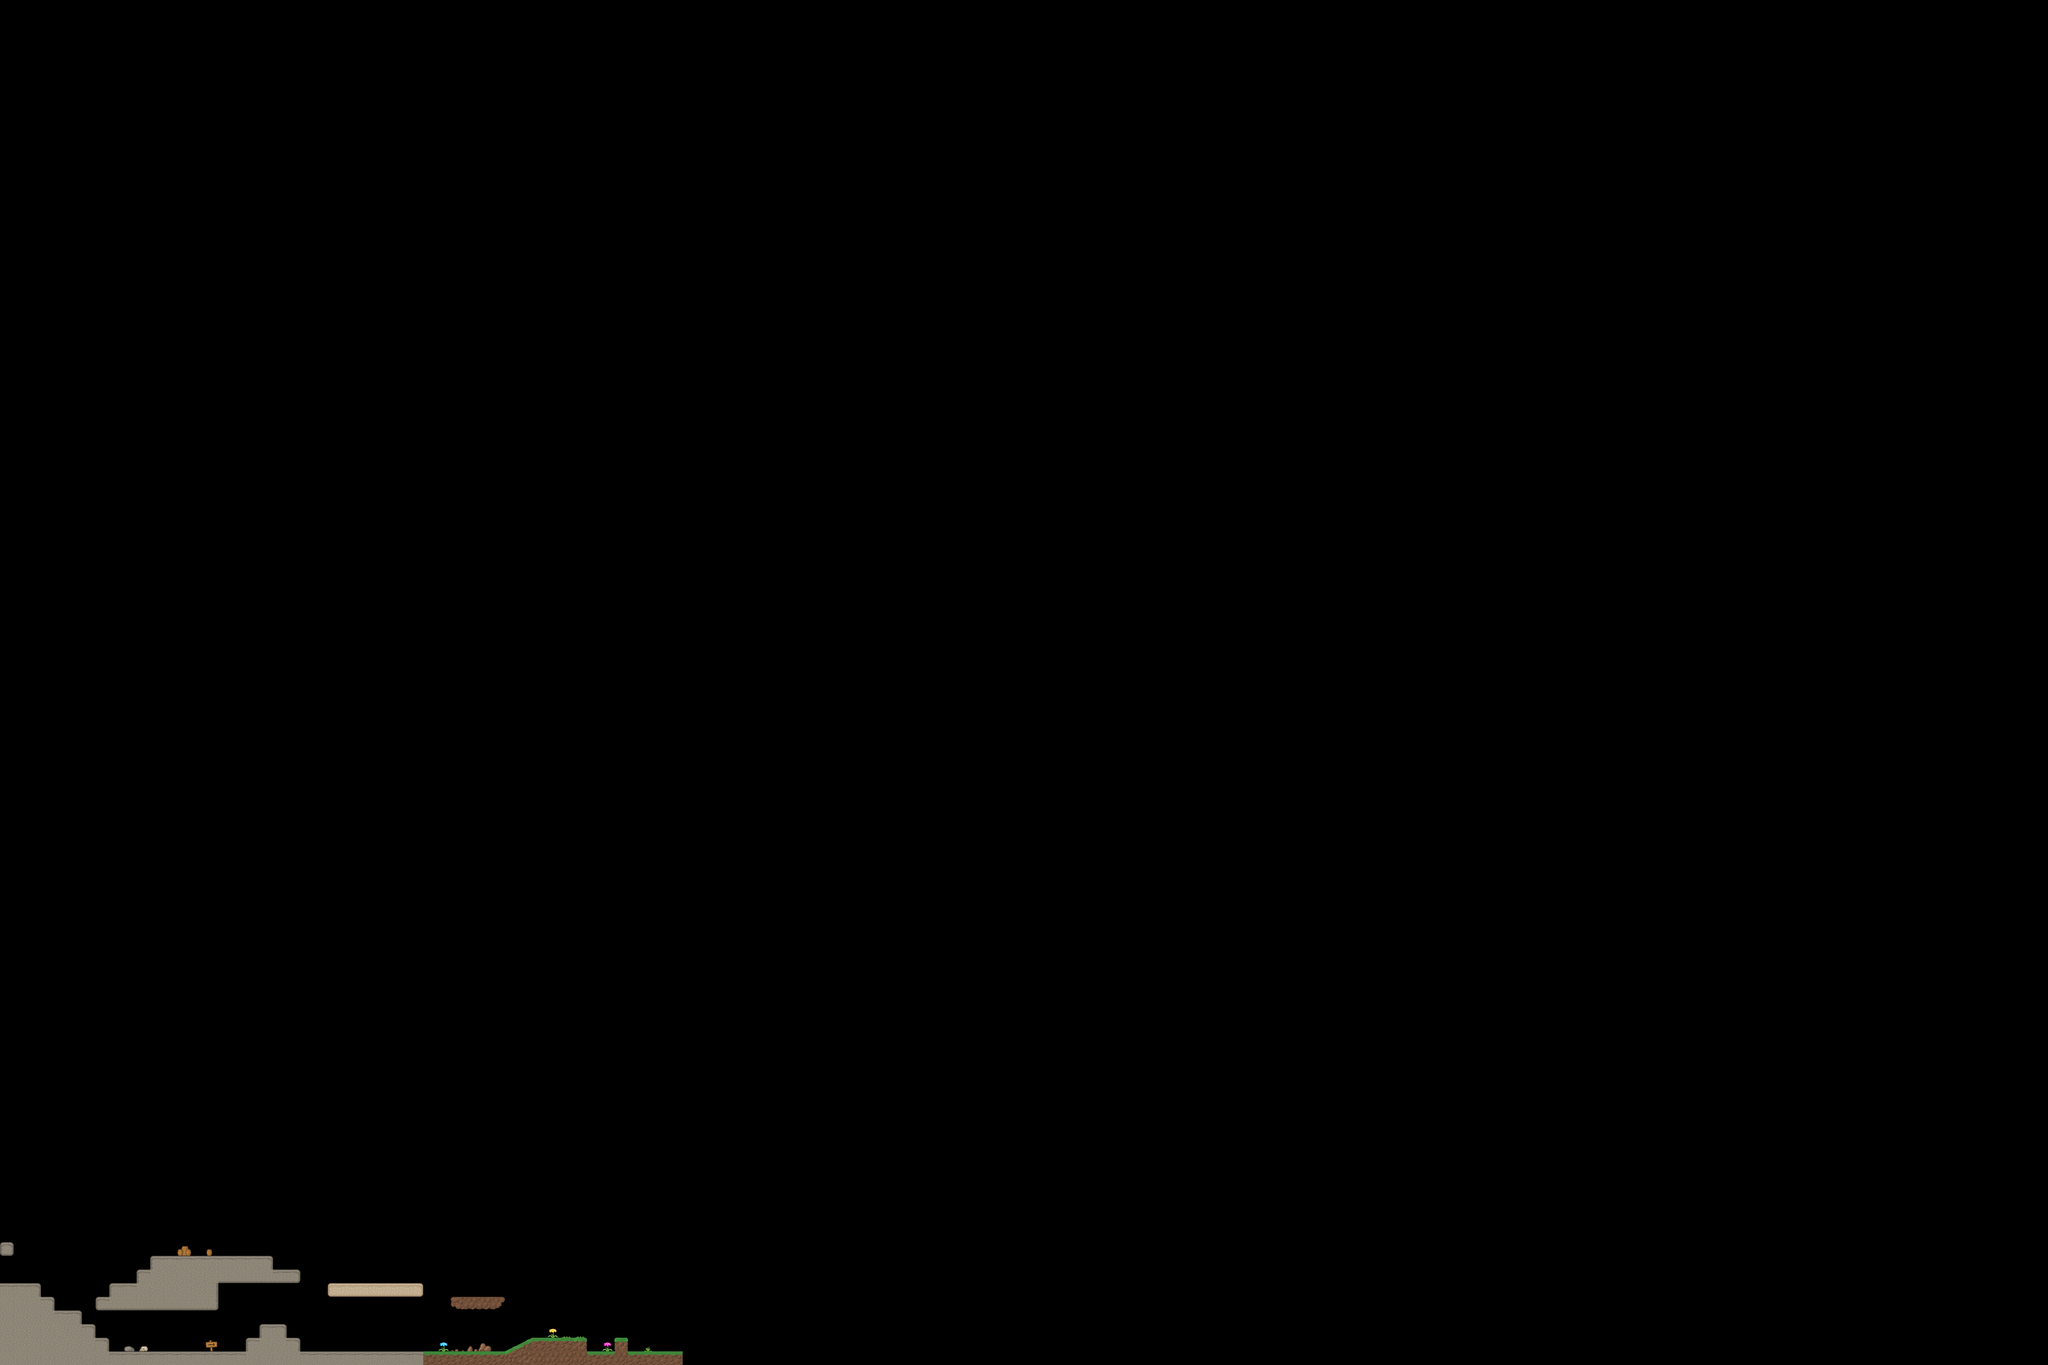

Below is a game level as drawn by its tile map, then a one-line description and the .tmx that defines it (tile-layer data replaced by summaries):
An orthogonal 150x100 tile map with 32x32 px tiles, 1 tile layer (Terrain) and 20 objects.

<map version="1.0" orientation="orthogonal" renderorder="right-down" width="150" height="100" tilewidth="32" tileheight="32" nextobjectid="50">
 <tileset firstgid="1" name="MainTiles" tilewidth="32" tileheight="32">
  <image source="textures/MainTextures.png" width="1024" height="512" />
 </tileset>
 <layer name="Terrain" width="150" height="100">
  <data>[15000 cells, 155 non-empty, 40 distinct tile ids]</data>
 </layer>
 <objectgroup name="physics">
  <properties>
   <property name="material" value="stone" />
  </properties>
  <object id="27" x="768" y="3008">
   <properties>
    <property name="material" value="stone" />
   </properties>
   <polygon points="0,0 0,32 224,32 224,0" />
  </object>
  <object id="28" x="1056" y="3040">
   <properties>
    <property name="material" value="dirt" />
   </properties>
   <polygon points="0,0 0,32 128,32 128,0" />
  </object>
  <object id="31" x="0" y="2912" width="32" height="32" />
  <object id="33" x="704" y="3168">
   <properties>
    <property name="material" value="stone" />
   </properties>
   <polygon points="0,0 288,0 288,32 0,32" />
  </object>
  <object id="34" x="0" y="3008">
   <polygon points="0,0 0,192 96,192 96,0" />
  </object>
  <object id="35" x="96" y="3040">
   <polygon points="0,0 0,160 32,160 32,0" />
  </object>
  <object id="36" x="128" y="3072">
   <polygon points="0,0 0,128 64,128 64,0" />
  </object>
  <object id="37" x="192" y="3104">
   <polygon points="0,0 0,96 32,96 32,0" />
  </object>
  <object id="38" x="224" y="3136">
   <polygon points="0,0 0,64 32,64 32,0" />
  </object>
  <object id="39" x="256" y="3168">
   <polygon points="0,0 0,32 736,32 736,0" />
  </object>
  <object id="40" x="576" y="3168">
   <polygon points="0,0 128,0 128,-32 0,-32" />
  </object>
  <object id="41" x="608" y="3104">
   <polygon points="0,0 0,32 64,32 64,0" />
  </object>
  <object id="42" x="224" y="3040">
   <polygon points="0,0 0,32 32,32 32,0" />
  </object>
  <object id="43" x="256" y="3008">
   <polygon points="0,0 0,64 256,64 256,0" />
  </object>
  <object id="44" x="320" y="2976">
   <polygon points="0,0 0,32 32,32 32,0" />
  </object>
  <object id="45" x="352" y="2944">
   <polygon points="0,0 0,64 288,64 288,0" />
  </object>
  <object id="46" x="640" y="2976">
   <polygon points="0,0 0,32 64,32 64,0" />
  </object>
  <object id="47" x="992" y="3200">
   <polygon points="0,0 608,0 608,-32 0,-32" />
  </object>
  <object id="48" x="1248" y="3136">
   <polygon points="0,0 -64,32 128,32 128,0" />
  </object>
  <object id="49" x="1440" y="3136">
   <polygon points="0,0 0,32 32,32 32,0" />
  </object>
 </objectgroup>
</map>
